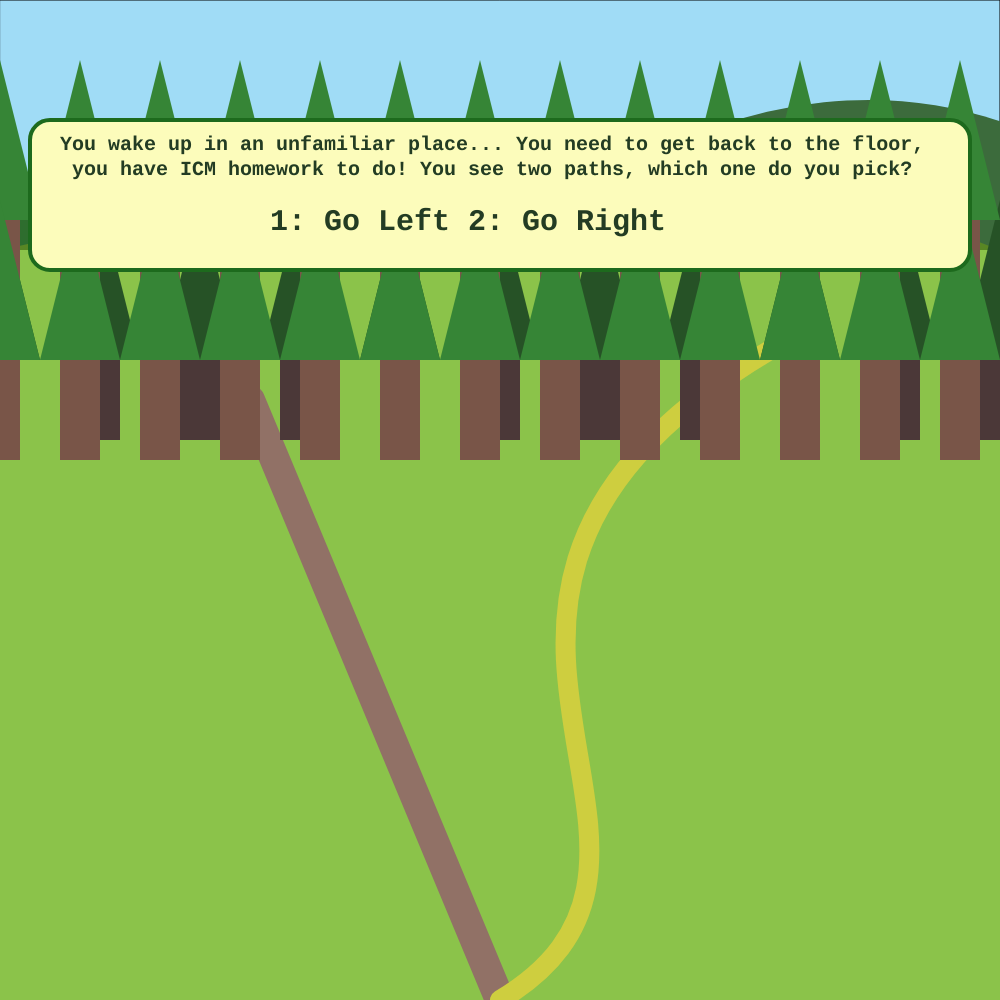
Frame 1 (no input)
Frame 60 (no input): identical to frame 1, image omitted
Frame 120 (the mouse pressed at the canvas centre since frame 60): identical to frame 1, image omitted

The p5.js sketch that drew this single still picture (run headless with seeded random() and noise() and a simulated clock; from frame 60 on, the mouse is pressed at the canvas centre):

// p5.js sketch
// ── sketch.js
let currentScene;
let img;

// let showLeft = false;
// let showRight = false;
// let hasChosen = false;
// let showTitle = true;
// let leftStep = 0;
// let rightStep = 0;
// let randomShake;

function setup() {
  createCanvas(1000, 1000);

  currentScene = scene1;
}

function draw() {
  currentScene();
}

function scene1() {
  createCanvas(1000, 1000);
  background("#8BC34A");

  //blue sky
  fill("#A0DCF6");
  rect(0, 0, 1000, 200);

  //left road
  strokeWeight(30);
  stroke("#917166");
  line(500, 1000, 250, 400);

  //right road
  noFill();
  strokeWeight(20);
  stroke("rgb(206,206,63)");
  bezier(500, 1000, 750, 850, 350, 600, 770, 350);

  //background mountain
  strokeWeight(0);

  //right mountain
  fill("rgb(46,109,46)");
  bezier(-100, 250, 50, 250, 150, 50, 500, 250);

  //left mountain
  fill("rgb(60,107,60)");
  bezier(500, 250, 750, 50, 1000, 50, 1200, 250);
  //middle mountain
  fill("#598624");
  bezier(0, 250, 250, 200, 500, 50, 1000, 250);

  //trees
  for (let x = 0; x <= width; x += 100) {
    for (let y = 200; y <= 300; y += 120) {
      fill("rgb(38,82,38)");
      triangle(x, y, x + 40, y + 160, x - 40, y + 160);
      fill("rgb(75,56,56)");
      rect(x - 20, y + 160, 40, 80);
    }
  }
  for (let x = 0; x <= width; x += 80) {
    for (let y = 60; y <= 300; y += 140) {
      fill("rgb(54,133,54)");
      triangle(x, y, x + 40, y + 160, x - 40, y + 160);

      fill("#795548");
      rect(x - 20, y + 160, 40, 100);
    }
  }

  // White bar at the bottom
  fill(255);
  fill("rgb(252,252,187)");
  stroke("rgb(29,106,29)"); // pink frame
  strokeWeight(4);
  rect(30, 120, 940, 150, 20); //

  //show text
  fill("rgb(35,60,35)");
  textSize(20);
  strokeWeight(0);
  textFont("Courier New", 20);
  textStyle(BOLD);
  text(
    "You wake up in an unfamiliar place... You need to get back to the floor, \n you have ICM homework to do! You see two paths, which one do you pick?",
    60,
    150
  );
  textFont("Courier New", 30);
  text("1: Go Left 2: Go Right", 270, 230);

  if (keyIsPressed) {
    if (key === "1") {
      currentScene = sceneB;
    } else if (key === "2") {
      currentScene = sceneTaigen;
    }
  }
}

function sceneB() {
  createCanvas(1000, 1000);
  colorMode(RGB, 255);
  background(200);

  //shirt
  noStroke();
  fill(255, 213, 0);
  ellipse(200, 400, 240, 220);

  //hair fill
  noStroke();
  fill(102, 51, 0);
  rect(105, 80, 190, 205, 80, 80, 0, 0);

  //face fill
  noStroke();
  fill(255, 226, 198);
  //ellipse(200, 190, 150, 170)
  rect(130, 120, 140, 150, 40, 40, 70, 65);

  //neck
  stroke(255, 226, 198);
  strokeWeight(50);
  line(200, 270, 200, 300);

  //left bang outline
  noFill();
  stroke(0);
  strokeWeight(5);
  bezier(185, 120, 100, 110, 180, 190, 105, 180);

  //right bang outline
  noFill();
  stroke(0);
  strokeWeight(5);
  bezier(215, 120, 300, 110, 220, 190, 295, 180);

  //left hair outline
  noFill();
  stroke(0);
  strokeWeight(5);
  bezier(200, 90, 40, 40, 160, 350, 105, 270);

  //right hair outline
  noFill();
  stroke(0);
  strokeWeight(5);
  bezier(200, 90, 360, 40, 240, 350, 295, 270);

  //line for face
  noFill();
  stroke(0);
  strokeWeight(5);
  arc(200, 205, 140, 130, 0, PI);

  //lines for nose
  stroke(0);
  strokeWeight(5);
  line(195, 170, 195, 190);

  noFill();
  stroke(0);
  strokeWeight(5);
  arc(195, 200, 20, 20, HALF_PI, PI + HALF_PI);

  //eyes
  strokeWeight(3);
  fill(102, 51, 0);
  ellipse(165, 170, 15, 20);
  ellipse(225, 170, 15, 20);

  noFill();
  curve(140, 200, 160, 163, 180, 155, 200, 160);
  curve(200, 200, 220, 163, 240, 155, 240, 160);
  //arc(240, 162, 40, 10, PI, PI + HALF_PI)

  //lips
  fill(255, 180, 153);
  noStroke();
  arc(200, 225, 60, 40, 0, PI);

  //show text
  fill(255);
  fill("rgb(252,252,187)");
  stroke("#FFD044"); // pink frame
  strokeWeight(4);
  rect(350, 120, 600, 150, 20); //

  fill(0);
  textSize(20);
  fill("rgb(35,60,35)");
  textSize(20);
  strokeWeight(0);
  textFont("Courier New", 20);
  textStyle(BOLD);

  text("Hi, I’m B! You want to get back to the floor?", 370, 180);
  text("I think you should speak to Sana.", 370, 200);
  textFont("Courier New", 23);
  text("A: Go find Sana   B: I don't trust B...", 370, 240);

  if (keyIsPressed) {
    if (key === "A" || key === "a") {
      currentScene = sceneSana;
    } else if (key === "B" || key === "b") {
      currentScene = scene1;
    }
  }
}

function sceneTaigen() {
  // Create drawing canvas
  createCanvas(1000, 1000);
  background(204, 255, 255);
  fill(153, 153, 255);
  noStroke();
  background(204, 255, 255);

  // White bar at the bottom
  fill(255);

  // Draw overlapping circles that react to mouseX
  fill(153, 153, 255);
  noStroke();
  let circleX1 = map(mouseX, 0, width, -300, 300);
  circle(circleX1, 153, 600);

  fill(153, 200, 255);
  let circleX2 = map(mouseX, 0, width, 900, 300);
  circle(circleX2, 153, 600);

  // Clothes
  fill(0, 0, 255);
  circle(250, 680, 500);

  // Face
  fill(234, 170, 140);
  noStroke();
  ellipse(300, 300, 330, 380);

  // Neck
  fill(234, 170, 140);
  rect(170, 400, 140, 120);
  circle(240, 480, 160);

  //show text
  fill(0);
  textSize(20);
  fill(255);
  fill("rgb(252,252,187)");
  stroke("#673AB7"); // pink frame
  strokeWeight(4);
  rect(200, 500, 750, 150, 20); //

  fill(0);
  textSize(20);
  fill("rgb(35,60,35)");
  textSize(20);
  strokeWeight(0);
  textFont("Courier New", 20);
  textStyle(BOLD);

  text("Hey! Taigen, here. Look at these pretty bubbles...", 220, 530);
  text(
    "If you want to get back to the floor, you’ll need to talk \nto Sana.",
    220,
    560
  );
  textFont("Courier New", 23);
  text("C: Talk to Sana    D: I don't trust Taigen...", 220, 620);
  // Eyes
  fill(255, 255, 255);
  ellipse(260, 260, 50, 70); // Left eye (white part)
  ellipse(400, 260, 50, 70); // Right eye (white part)

  // Black circles for pupils (move with mouseX)
  fill(0, 0, 0);

  // Limit the movement of the pupil within the white eye for the left eye
  let pupilLeftX = map(mouseX, 0, width, 250, 270); // Adjusted range for left eye
  ellipse(pupilLeftX, 260, 30, 40);

  // Limit the movement of the pupil within the white eye for the right eye
  let pupilRightX = map(mouseX, 0, width, 390, 410); // Adjusted range for right eye
  ellipse(pupilRightX, 260, 30, 40);

  // Nose
  fill(233, 150, 122);
  noStroke();
  strokeWeight(2);
  triangle(335, 290, 375, 330, 335, 360);

  // Mouth
  fill(255, 255, 255);
  mouthOpenAngle = map(mouseX, 0, width, 0, PI + QUARTER_PI); // Map mouseX to control mouth angle
  arc(330, 400, 100, 90, 0, mouthOpenAngle, PIE);

  // Ear
  fill(234, 180, 140);
  noStroke();
  ellipse(150, 300, 60, 80);
  fill(160, 160, 160);
  ellipse(150, 340, 10, 20);

  // Hair
  fill(0, 0, 0);
  noStroke();
  circle(340, 100, 150);
  circle(220, 130, 150);
  rotate(QUARTER_PI);
  ellipse(270, -60, 150, 300);
  rotate(QUARTER_PI / 2);
  rotate(QUARTER_PI / 2);
  ellipse(150, -400, 150, 180);

  // Background Circle
  fill(0, 0, 255);
  circle(0, 300, 500);

  if (keyIsPressed) {
    if (key === "C" || key === "c") {
      currentScene = sceneSana;
    } else if (key === "D" || key === "d") {
      currentScene = scene1;
    }
  }
}

function sceneSana() {
  let x = 10;
  // Create drawing canvas
  createCanvas(1000, 1000);
  // blue sky background
  background(135, 206, 235);

  //green grass
  fill(126, 200, 80);
  noStroke();
  rect(0, 320, 1000, 1000);
  while (x < width) {
    ellipse(x, 400, 10, 200);
    x = x + 10;
  }
  // dark hair
  fill(72, 60, 50);
  ellipse(200, 200, 200, 250);
  circle(115, 250, 50);
  circle(120, 270, 50);
  circle(140, 300, 50);
  circle(150, 330, 50);
  circle(280, 250, 50);
  circle(270, 270, 50);
  circle(270, 300, 50);
  circle(259, 330, 50);

  // brown face
  fill(176, 108, 73);
  ellipse(200, 200, 150, 200);

  // white eyes
  fill(257);
  ellipse(170, 150, 40, 40);
  ellipse(230, 150, 40, 40);

  // Black pupils
  fill(0);
  ellipse(170, 160, 30, 20);
  ellipse(230, 160, 30, 20);

  //triangle nose
  fill(116, 61, 43);
  triangle(180, 200, 215, 200, 200, 170);

  // BIG SMILE
  fill(0);
  arc(200, 220, 80, 80, 0, PI, CHORD);

  // Pink mouth
  fill(255, 0, 127);
  ellipse(200, 250, 50, 20);

  // black body
  fill(0);
  rect(150, 275, 100, 200);

  // Bubble wand
  stroke(255);
  strokeWeight(5);
  line(200, 305, 200, 370);
  // No fill
  noFill();
  ellipse(200, 290, 30, 30);

  // Bubble!!
  noStroke();
  fill(240, 255, 255);
  circle(50, 50, 50, 50);
  console.log(x);
  circle(350, 120, 50, 50);
  circle(0, 200, 50, 50);
  fill(115, 147, 179);
  arc(50, 60, 30, 20, 0, PI + QUARTER_PI, PIE);
  arc(350, 130, 30, 20, 0, PI + QUARTER_PI, PIE);
  arc(0, 210, 30, 20, 0, PI + QUARTER_PI, PIE);

  // Two arms
  stroke(176, 108, 73);
  strokeWeight(20);
  line(200, 330, 155, 370);
  line(245, 370, 200, 360);

  noStroke();
  // White bar at the bottom
  fill(255);
  rect(0, 900, 1000, 100); // The white bar at the bottom for text

  //show text
  fill(0);
  textSize(20);

  fill(255);
  rect(0, 900, 1000, 100); // The white bar at the bottom for text
  fill("rgb(252,252,187)");
  stroke("#8BC34A"); // pink frame
  strokeWeight(4);
  rect(350, 120, 600, 150, 20); //

  fill(0);
  textSize(20);
  fill("rgb(35,60,35)");
  textSize(20);
  strokeWeight(0);
  textFont("Courier New", 20);
  textStyle(BOLD);

  // text("Hi, I’m B! You want to get back to the floor?", 370, 180);
  // text("Maybe Sana can help?", 370, 200);
  // textFont('Courier New', 23);
  // text("A: Go find Sana   B: I don't trust B...", 370, 240);

  text(
    "What?! They sent you to me? I have no idea how \nto get back to the floor...",
    370,
    150
  );
  text("Maybe you should talk to Mark or Queenie?", 370, 200);
  textFont("Courier New", 23);
  text("U: Go find Mark   F: Go find Queenie", 370, 240);

  if (keyIsPressed) {
    if (key === "U" || key === "u") {
      currentScene = sceneMark;
    } else if (key === "F" || key === "f") {
      currentScene = sceneQueenie;
    }
  }
}

function sceneMark() {
  let color1, color2, color3;
  let mouthOpen;
  let eye1, eye2, eye3, eye4, eyeSize;
  createCanvas(1000, 1000);
  //Color Changer

  //mouseY range = 0-400
  //color range = existing color to desire color
  color1 = map(mouseY, 0, 1000, 255, 255);
  color2 = map(mouseY, 0, 1000, 5, 220);
  color3 = map(mouseY, 0, 1000, 5, 177);

  mouthOpen = map(mouseY, 0, 400, 2 * PI - 1, PI);

  //255,220,177

  /*
  print("X:", mouseX);
  print("Y:", mouseY);
  */

  background(139, 69, 19);

  //frame
  rect(20, 20, 360, 360);

  //sand and sky
  noStroke();
  fill(135, 206, 235);
  rect(20, 20, 360, 280);

  //SUN
  fill(209, 64, 9);
  circle(mouseX, mouseY, 60);

  fill(246, 220, 189);
  rect(20, 300, 360, 80);
  ellipse(50, 350, 1, 1);

  //HERE
  //face
  fill(color1, color2, color3);
  //255,220,177
  ellipse(200, 160, 100, 120);

  circle(200, 300, 150);

  //arms

  ellipse(110, 230, 150, 30);
  ellipse(300, 230, 150, 30);

  //mouth
  fill(255);
  arc(200, 185, 50, 50, 0, mouthOpen, CHORD);

  //Shake Function

  let xOffset = random(-5, 5);
  let yOffset = random(-5, 5);

  if (mouseY > 200) {
    //eyes
    fill(255);
    circle(180, 145, 20);
    circle(240, 145, 20);
  } else {
    circle(180 + xOffset, 145 + yOffset, 20);
    circle(240 + xOffset, 145 + yOffset, 20);
  }

  //hair
  fill(251, 231, 161);
  triangle(192, 100, 180, 89, 127, 140);
  fill(251, 231, 161);
  triangle(193, 98, 204, 84, 251, 128);

  //I'M JUST KEN
  fill(255, 220, 177);

  stroke(300, 200, 177);
  square(145, 250, 55, 20);
  square(190, 250, 55, 20);
  square(145, 280, 55, 20);
  square(190, 280, 55, 20);
  square(145, 300, 55, 20);
  square(190, 300, 55, 20);

  // White bar at the bottom
  fill(255);
  rect(0, 900, 1000, 100); // The white bar at the bottom for text

  //show text
  fill(0);
  textSize(20);

  fill(255);
  rect(0, 900, 1000, 100); // The white bar at the bottom for text
  fill("rgb(252,252,187)");
  stroke("#E91E63"); // pink frame
  strokeWeight(4);
  rect(350, 120, 600, 250, 20); //

  fill(0);
  textSize(20);
  fill("rgb(35,60,35)");
  textSize(20);
  strokeWeight(0);
  textFont("Courier New", 20);
  textStyle(BOLD);

  // text("Hi, I’m B! You want to get back to the floor?", 370, 180);
  // text("Maybe Sana can help?", 370, 200);
  // textFont('Courier New', 23);
  // text("A: Go find Sana   B: I don't trust B...", 370, 240);

  text(
    "eeeerrraaaeeefausdifuahduhdfCANVASisnotdyna\nmicAHHhahdfdcanvas not dynamciconacnd\nufnaisudhfiICMisKillingMeandIloveIt\n1ahdsfiausndfiandsf",
    370,
    150
  );
  text(
    "*&@#$*#*&dfjnaidfiaudblah blah blah blah \nblah ablha blah ablhalahalh",
    370,
    230
  );
  textFont("Courier New", 23);
  text("E: ...slowly back away and return to Sana", 370, 300);

  if (keyIsPressed) {
    if (key === "E" || key === "e") {
      currentScene = sceneSana;
    }
  }
}

function sceneQueenie() {
  createCanvas(1000, 1000); // Create the canvas
  background(255, 192, 203); // Set background color

  // Polka Dot Background
  noStroke();
  fill(193, 231, 245);
  circle(150, 150, 50);
  circle(50, 500, 50);
  circle(30, 40, 50);
  circle(60, 240, 50);
  circle(120, 350, 50);
  circle(10, 320, 50);
  circle(400, 50, 50);
  circle(480, 250, 50);
  circle(380, 300, 50);
  circle(420, 550, 50);
  circle(260, 70, 50);

  // Back hair
  fill(0);
  ellipse(250, 220, 200, 300);

  // Face and neck
  fill(234, 176, 144);
  noStroke();
  rect(210, 250, 80, 100);
  ellipse(250, 200, 180, 200);

  // Front bang hair
  fill(0);
  arc(250, 170, 170, 180, PI, 0);

  // Front bang hair skin color
  stroke(234, 176, 144);
  strokeWeight(6);
  line(178, 179, 190, 140);

  // Eyes (White Part)
  noStroke();
  fill(255);
  circle(210, 215, 40); // Left eye
  circle(285, 215, 40); // Right eye

  // Eyes (Black Part)
  fill(0);
  circle(210, 215, 20); // Left pupil
  circle(285, 215, 20); // Right pupil

  // Pupil base positions
  let leftPupilX = 210;
  let rightPupilX = 285;
  let pupilY = 215;

  // Adjust pupil movement based on mouse position
  if (mouseX < 200 && mouseY > 200 && mouseY < 400) {
    leftPupilX -= 10; // Move left pupil to the left
    rightPupilX -= 10; // Move right pupil to the left
  } else if (mouseX > 300 && mouseY > 200 && mouseY < 400) {
    leftPupilX += 10; // Move left pupil to the right
    rightPupilX += 10; // Move right pupil to the right
  }

  if (mouseY < 200) {
    pupilY -= 10; // Move pupils up
  } else if (mouseY > 400) {
    pupilY += 10; // Move pupils down
  }

  // Draw the white pupils inside the black eyes
  fill(255);
  circle(leftPupilX, pupilY, 10); // Left pupil
  circle(rightPupilX, pupilY, 10); // Right pupil

  // Nose
  stroke(0);
  strokeWeight(1);
  fill(234, 176, 144);
  rect(240, 220, 17, 28);

  // Mouth
  stroke(0);
  strokeWeight(1);
  fill(255);
  arc(250, 260, 80, 50, 0, PI);
  line(213, 270, 287, 270);

  // Hands
  noStroke();
  fill(234, 176, 144);
  circle(60, 410, 50);
  circle(460, 410, 50);
  stroke(234, 176, 144);
  strokeWeight(12);
  line(40, 400, 30, 360);
  line(45, 400, 60, 360);

  // Shirt
  noStroke();
  fill(255);
  rect(130, 320, 250, 300, 100);
  rect(60, 370, 100, 80, 20);
  rect(360, 370, 100, 80, 20);

  // Shirt placket
  stroke(0);
  strokeWeight(0.5);
  rect(240, 320, 20, 300);

  // Shirt buttons
  circle(250, 340, 12);
  circle(250, 400, 12);
  circle(250, 460, 12);
  circle(250, 520, 12);
  circle(250, 580, 12);

  // Sleeves
  stroke(0);
  strokeWeight(1);
  line(75, 370, 75, 450);
  line(445, 370, 445, 450);

  // Pants
  fill(0);
  rect(143, 570, 225, 100);

  // Blush
  noStroke();
  fill(255, 200, 203);
  ellipse(195, 242, 40, 20);
  ellipse(307, 242, 40, 20);

  // White bar at the bottom
  fill(255);
  rect(0, 900, 1000, 100); // The white bar at the bottom for text

  //show text
  fill(0);
  textSize(20);

  rect(0, 900, 1000, 100); // The white bar at the bottom for text
  fill("rgb(252,252,187)");
  stroke("#FF85AE"); // pink frame
  strokeWeight(4);
  rect(350, 120, 600, 280, 20); //

  fill(0);
  textSize(20);
  fill("rgb(35,60,35)");
  textSize(20);
  strokeWeight(0);
  textFont("Courier New", 20);
  textStyle(BOLD);

  text(
    "Yo! You've got Queenie! I can teleport you \nback to the floor!",
    370,
    180
  );
  text("But do you REALLY want to do ICM homework right \nnow?", 370, 230);

  textFont("Courier New", 23);
  text(
    "G: Teleport to the floor  \nH: Go back to the forest, we can do ICM\n later...",
    370,
    300
  );

  if (keyIsPressed) {
    if (key === "G" || key === "g") {
      currentScene = sceneFloor;
    } else if (key === "H" || key === "h") {
      currentScene = scene1;
    }
  }
}

function sceneFloor() {
  createCanvas(1000, 1000); // Create a 1000x1000 canvas

  background(220); // Light gray background to represent the general ambiance of the room

  // Drawing the ceiling lights
  fill(200);
  noStroke();
  rect(0, 0, 1000, 150); // Ceiling area
  fill(255);
  rect(100, 40, 800, 30); // Large ceiling light panel
  fill(240);
  rect(200, 100, 600, 20); // Another ceiling light panel

  // Drawing vertical columns
  fill(50);
  rect(150, 0, 50, 1000); // Left column
  rect(800, 0, 50, 1000); // Right column

  // Drawing hanging lights and wires
  stroke(0);
  strokeWeight(3);
  line(500, 0, 500, 300); // Wire hanging from the ceiling
  ellipse(500, 300, 20, 20); // Light bulb

  // Drawing the far back tables and chairs
  fill(150);
  noStroke();
  rect(100, 700, 800, 50); // Large desk surface
  rect(200, 750, 150, 100); // Chair on left
  rect(700, 750, 150, 100); // Chair on right

  // Drawing the front desk and objects on it
  fill(180);
  rect(50, 800, 900, 150); // Front table
  fill(100);
  rect(200, 900, 70, 70); // Laptop on the table
  fill(255, 150, 0);
  rect(600, 900, 50, 100); // Bottle on the table
  2;
  // Drawing some additional details (people or screens)
  fill(100);
  rect(400, 600, 100, 200); // Person or standing object
  rect(550, 600, 100, 200); // Another person or standing object

  // Drawing a screen in the background
  fill(0);
  rect(750, 500, 200, 100); // Big screen or window

  // Additional minor details to simulate the ambiance
  stroke(150);
  line(200, 200, 800, 200); // Ceiling pipes
  line(100, 250, 900, 250); // Another ceiling pipe

  // Simplifying other details for overall feel

  fill("red");
  strokeWeight(0);
  textFont("Courier New", 30);
  textStyle(BOLD);

  text(
    "Congrats you made it back to the floor!\nLots of assignments waiting for you",
    190,
    350
  );
}
